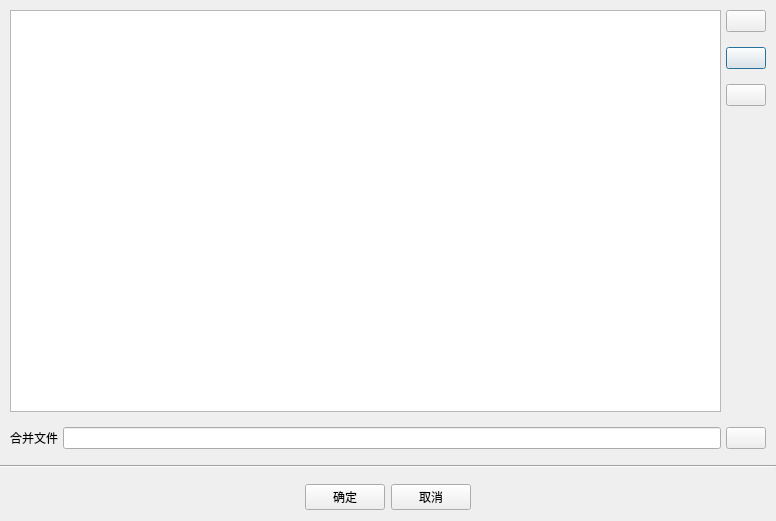
<?xml version="1.0" encoding="UTF-8"?>
<ui version="4.0">
 <class>BandStackingDialog</class>
 <widget class="QDialog" name="BandStackingDialog">
  <property name="geometry">
   <rect>
    <x>0</x>
    <y>0</y>
    <width>776</width>
    <height>521</height>
   </rect>
  </property>
  <property name="windowTitle">
   <string>Dialog</string>
  </property>
  <layout class="QVBoxLayout" name="verticalLayout" stretch="1,0,0">
   <property name="leftMargin">
    <number>0</number>
   </property>
   <property name="topMargin">
    <number>0</number>
   </property>
   <property name="rightMargin">
    <number>0</number>
   </property>
   <item>
    <layout class="QGridLayout" name="gridLayout">
     <property name="leftMargin">
      <number>10</number>
     </property>
     <property name="topMargin">
      <number>10</number>
     </property>
     <property name="rightMargin">
      <number>10</number>
     </property>
     <property name="bottomMargin">
      <number>10</number>
     </property>
     <property name="horizontalSpacing">
      <number>5</number>
     </property>
     <property name="verticalSpacing">
      <number>15</number>
     </property>
     <item row="4" column="0">
      <widget class="QLabel" name="selectMergeImageFileLabel">
       <property name="text">
        <string>合并文件</string>
       </property>
      </widget>
     </item>
     <item row="4" column="1">
      <widget class="QLineEdit" name="selectMergeImageFileLineEdit"/>
     </item>
     <item row="1" column="2">
      <widget class="QPushButton" name="delUnmergeImageFilePushButton">
       <property name="text">
        <string/>
       </property>
      </widget>
     </item>
     <item row="4" column="2">
      <widget class="QPushButton" name="selectMergeImageFilePushButton">
       <property name="text">
        <string/>
       </property>
      </widget>
     </item>
     <item row="2" column="2">
      <widget class="QPushButton" name="clearUnmergeImageFilePushButton">
       <property name="text">
        <string/>
       </property>
      </widget>
     </item>
     <item row="0" column="2">
      <widget class="QPushButton" name="selectUnmergeImageFilePushButton">
       <property name="text">
        <string/>
       </property>
      </widget>
     </item>
     <item row="3" column="2">
      <spacer name="verticalSpacer">
       <property name="orientation">
        <enum>Qt::Vertical</enum>
       </property>
       <property name="sizeHint" stdset="0">
        <size>
         <width>20</width>
         <height>40</height>
        </size>
       </property>
      </spacer>
     </item>
     <item row="0" column="0" rowspan="4" colspan="2">
      <widget class="QTableWidget" name="tableWidget"/>
     </item>
    </layout>
   </item>
   <item>
    <widget class="Line" name="line">
     <property name="orientation">
      <enum>Qt::Horizontal</enum>
     </property>
    </widget>
   </item>
   <item>
    <layout class="QHBoxLayout" name="horizontalLayout">
     <property name="topMargin">
      <number>10</number>
     </property>
     <item>
      <spacer name="horizontalSpacer">
       <property name="orientation">
        <enum>Qt::Horizontal</enum>
       </property>
       <property name="sizeHint" stdset="0">
        <size>
         <width>40</width>
         <height>20</height>
        </size>
       </property>
      </spacer>
     </item>
     <item>
      <widget class="QPushButton" name="okPushButton">
       <property name="text">
        <string>确定</string>
       </property>
      </widget>
     </item>
     <item>
      <widget class="QPushButton" name="cancelPushButton">
       <property name="text">
        <string>取消</string>
       </property>
      </widget>
     </item>
     <item>
      <spacer name="horizontalSpacer_2">
       <property name="orientation">
        <enum>Qt::Horizontal</enum>
       </property>
       <property name="sizeHint" stdset="0">
        <size>
         <width>40</width>
         <height>20</height>
        </size>
       </property>
      </spacer>
     </item>
    </layout>
   </item>
  </layout>
 </widget>
 <resources/>
 <connections/>
</ui>
